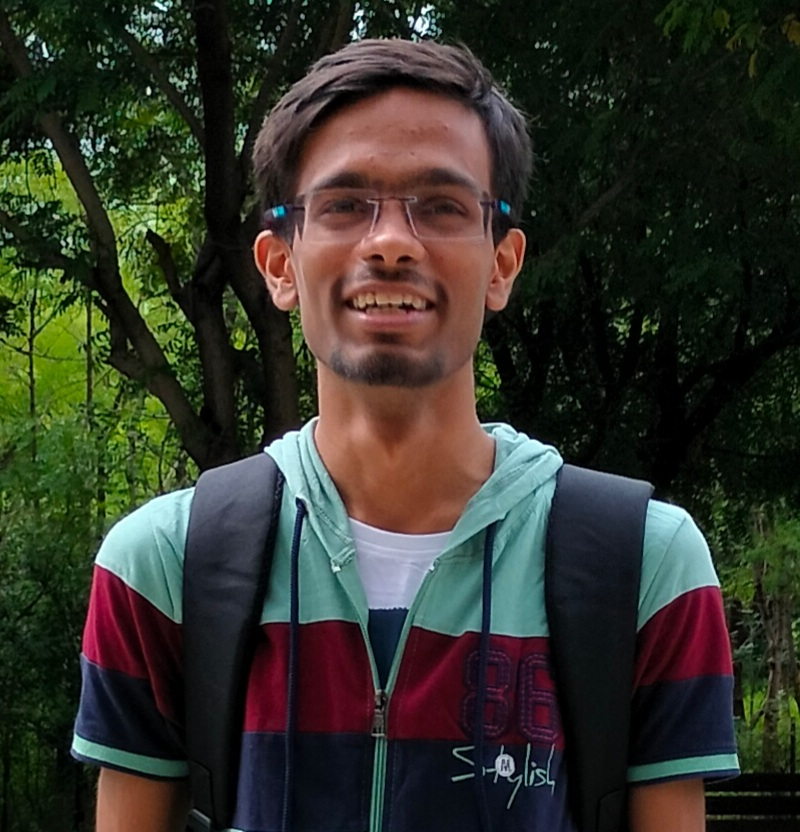
%> input picture _Matlab/sem3/PCA-ImageCompresson/Image Dataset/self.jpg, 800 x 832 px; its folder holds 5 pictures in this run
$ octave --eval "main_face_pca;"   (GNU Octave 9; MATLAB toolbox functions it lacks are replaced by stand-ins)
%> lines starting %> are read from the running program, lines starting %| are printed output that depends on the picture
function main_face_pca()
    % Main function to perform face PCA analysis

    %Step1 -- loading the face images
    images_path = dir(fullfile("Image Dataset",'*jpg'));
    n = 25; % number of images in the dataset

    [X, selfimage] = load_face_images(images_path, n);
% [5 lines not run here, left out]
function [X, selfimage] = load_face_images(images_path, n)
%> called with n = 25
    % Creating an empty matrix of 100*100 rows for each pixel of the image and
    % 25 columns for the number of images
    % this will be our dataset matrix which we will construct our Covariance matrix
    X = zeros(100*100,n);

    % loading my self image
    selfimage = imread("Image Dataset\self.jpg");
%> selfimage is the input picture: size 832x800x3 uint8; mean R, G, B 51.1, 51.8, 42

    for i=1:n
        image = imread("Image Dataset/"+images_path(i).name);
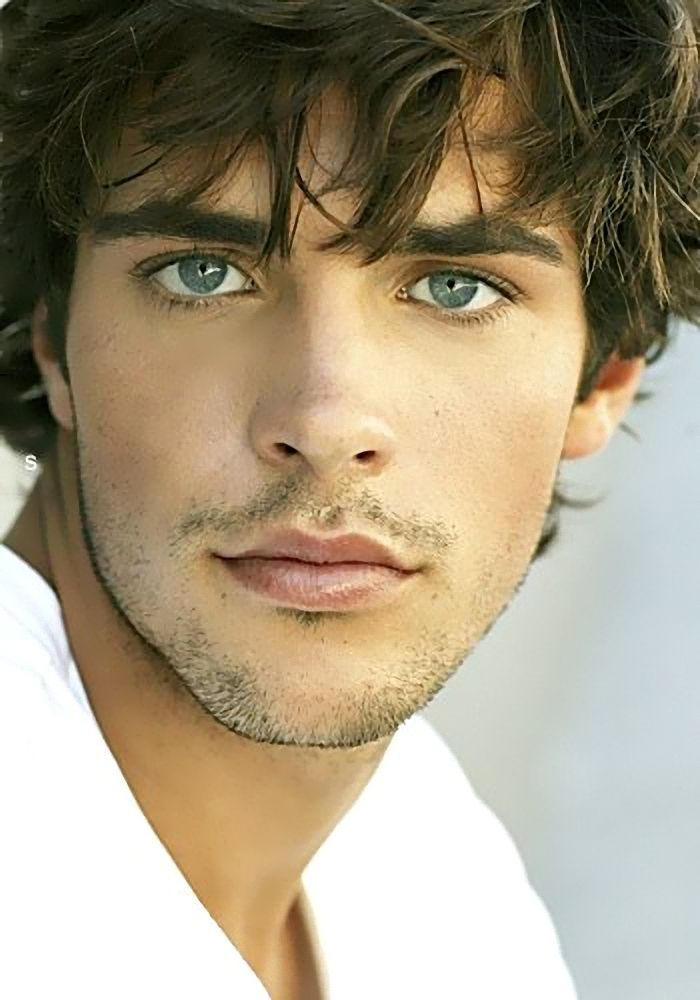
%> input picture _Matlab/sem3/PCA-ImageCompresson/Image Dataset/1.jpg, 700 x 1000 px
%> image is the input picture: size 1000x700x3 uint8; mean R, G, B 163.5, 151.5, 127.6
        image = rgb2gray(image);
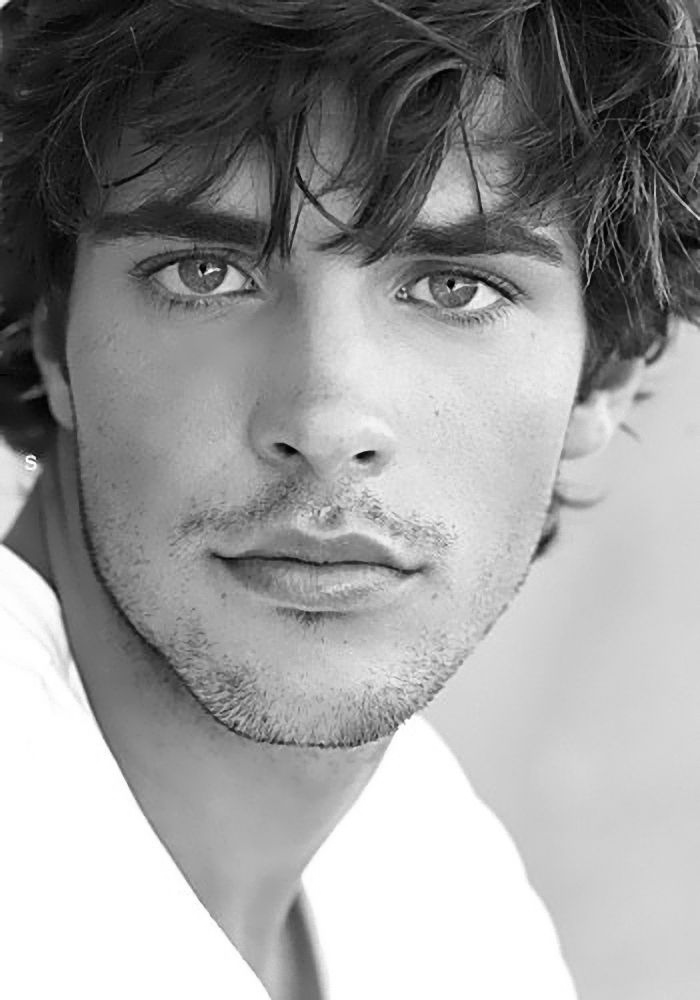
%> image: size 1000x700 uint8; min 1, max 255, mean 152.4
        image = imresize(image,[100,100]);
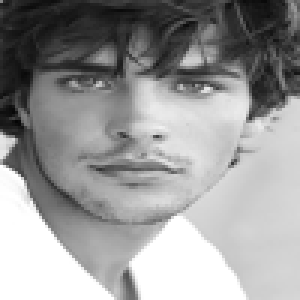
%> image: size 100x100 uint8 (shown 3 times larger); min 5, max 255, mean 152.4
        if i==25
            selfimage = image;
        end
        X(:,i) = image(:);
    end
%> pass 2 of the loop in load_face_images, `for i=1:n`:
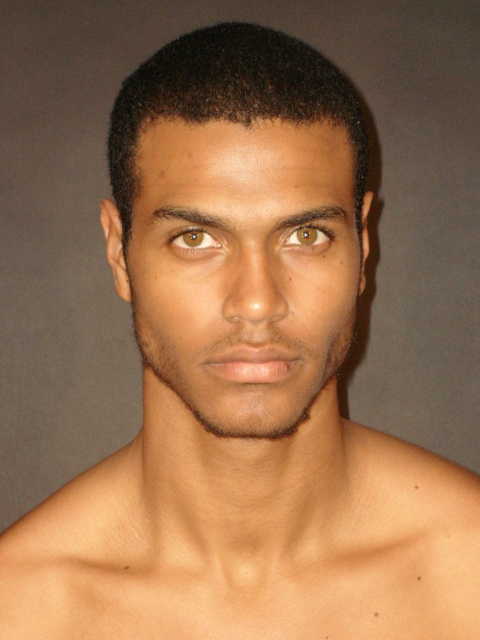
%> input picture _Matlab/sem3/PCA-ImageCompresson/Image Dataset/10.jpg, 960 x 1280 px (shown at 1/2 size)
%> in load_face_images, image is the input picture: size 1280x960x3 uint8; mean R, G, B 154.1, 113.1, 79.3
%> in load_face_images, `image = rgb2gray(image);`:
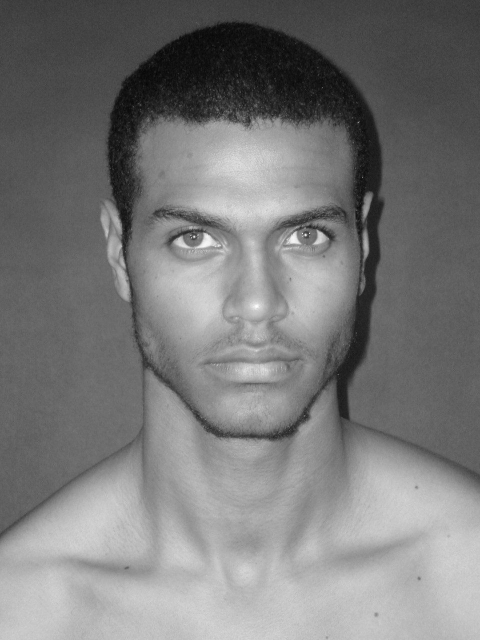
%> image: size 1280x960 uint8 (shown at 1/2 size); min 0, max 254, mean 121.5
%> in load_face_images, `image = imresize(image,[100,100]);`:
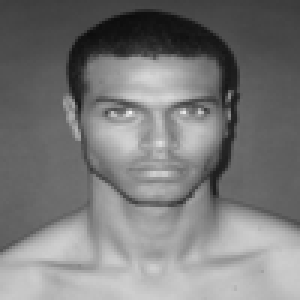
%> image: size 100x100 uint8 (shown 3 times larger); min 12, max 241, mean 121.5
end

% [66 lines left out: functions center_data, compute_eigen, perform_reconstruction, not called in this run]
%> (the run ends here)
